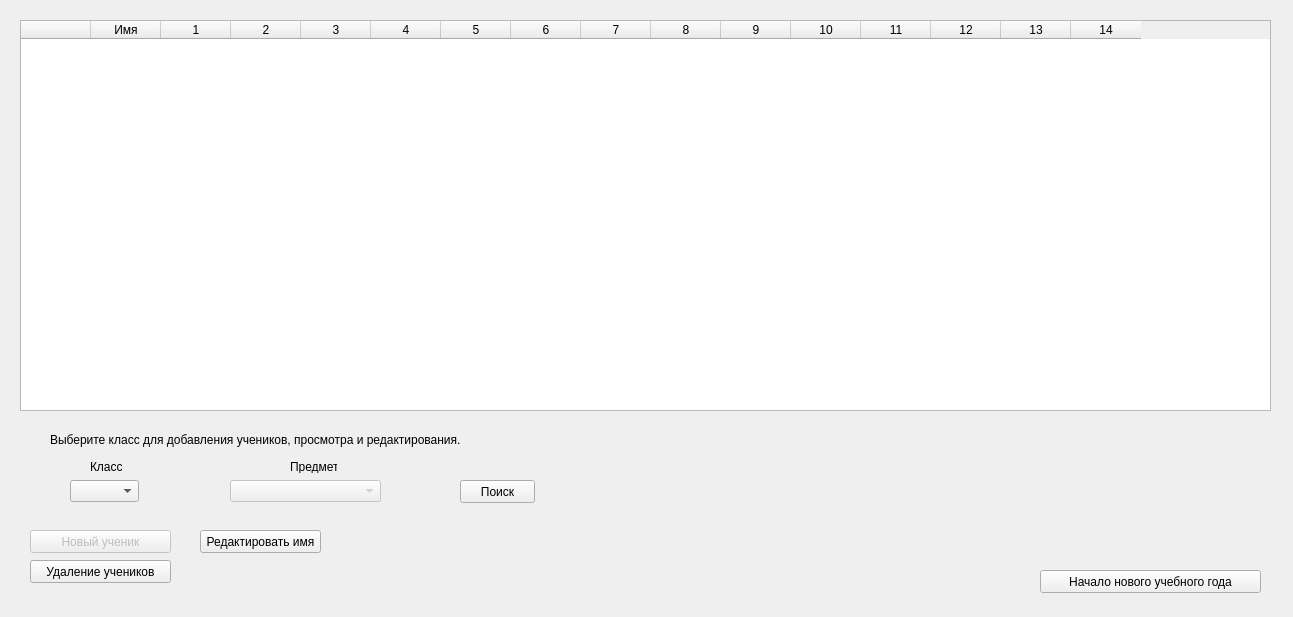
<?xml version="1.0" encoding="UTF-8"?>
<ui version="4.0">
 <class>Widget</class>
 <widget class="QWidget" name="Widget">
  <property name="geometry">
   <rect>
    <x>0</x>
    <y>0</y>
    <width>1293</width>
    <height>617</height>
   </rect>
  </property>
  <property name="sizePolicy">
   <sizepolicy hsizetype="Preferred" vsizetype="Preferred">
    <horstretch>0</horstretch>
    <verstretch>0</verstretch>
   </sizepolicy>
  </property>
  <property name="font">
   <font>
    <family>Segoe UI</family>
   </font>
  </property>
  <property name="windowTitle">
   <string>Журналы</string>
  </property>
  <widget class="QPushButton" name="pushButton">
   <property name="enabled">
    <bool>false</bool>
   </property>
   <property name="geometry">
    <rect>
     <x>30</x>
     <y>530</y>
     <width>141</width>
     <height>23</height>
    </rect>
   </property>
   <property name="text">
    <string>Новый ученик</string>
   </property>
   <property name="checkable">
    <bool>false</bool>
   </property>
  </widget>
  <widget class="QPushButton" name="pushButton_2">
   <property name="geometry">
    <rect>
     <x>30</x>
     <y>560</y>
     <width>141</width>
     <height>23</height>
    </rect>
   </property>
   <property name="text">
    <string>Удаление учеников</string>
   </property>
  </widget>
  <widget class="QLabel" name="label">
   <property name="geometry">
    <rect>
     <x>50</x>
     <y>430</y>
     <width>431</width>
     <height>20</height>
    </rect>
   </property>
   <property name="text">
    <string>Выберите класс для добавления учеников, просмотра и редактирования.</string>
   </property>
  </widget>
  <widget class="QComboBox" name="comboBox">
   <property name="geometry">
    <rect>
     <x>70</x>
     <y>480</y>
     <width>69</width>
     <height>22</height>
    </rect>
   </property>
   <property name="currentText">
    <string/>
   </property>
   <property name="currentIndex">
    <number>-1</number>
   </property>
   <item>
    <property name="text">
     <string>1</string>
    </property>
   </item>
   <item>
    <property name="text">
     <string>2</string>
    </property>
   </item>
   <item>
    <property name="text">
     <string>3</string>
    </property>
   </item>
   <item>
    <property name="text">
     <string>4</string>
    </property>
   </item>
   <item>
    <property name="text">
     <string>5</string>
    </property>
   </item>
   <item>
    <property name="text">
     <string>6</string>
    </property>
   </item>
   <item>
    <property name="text">
     <string>7</string>
    </property>
   </item>
   <item>
    <property name="text">
     <string>8</string>
    </property>
   </item>
   <item>
    <property name="text">
     <string>9</string>
    </property>
   </item>
   <item>
    <property name="text">
     <string>10</string>
    </property>
   </item>
   <item>
    <property name="text">
     <string>11</string>
    </property>
   </item>
  </widget>
  <widget class="QComboBox" name="comboBox_2">
   <property name="enabled">
    <bool>false</bool>
   </property>
   <property name="geometry">
    <rect>
     <x>230</x>
     <y>480</y>
     <width>151</width>
     <height>22</height>
    </rect>
   </property>
   <property name="insertPolicy">
    <enum>QComboBox::InsertAtBottom</enum>
   </property>
  </widget>
  <widget class="QPushButton" name="pushButton_3">
   <property name="geometry">
    <rect>
     <x>200</x>
     <y>530</y>
     <width>121</width>
     <height>23</height>
    </rect>
   </property>
   <property name="text">
    <string>Редактировать имя</string>
   </property>
  </widget>
  <widget class="QPushButton" name="pushButton_4">
   <property name="geometry">
    <rect>
     <x>460</x>
     <y>480</y>
     <width>75</width>
     <height>23</height>
    </rect>
   </property>
   <property name="text">
    <string>Поиск</string>
   </property>
  </widget>
  <widget class="QPushButton" name="pushButton_5">
   <property name="geometry">
    <rect>
     <x>1040</x>
     <y>570</y>
     <width>221</width>
     <height>23</height>
    </rect>
   </property>
   <property name="text">
    <string>Начало нового учебного года</string>
   </property>
  </widget>
  <widget class="QLabel" name="label_2">
   <property name="geometry">
    <rect>
     <x>90</x>
     <y>460</y>
     <width>47</width>
     <height>13</height>
    </rect>
   </property>
   <property name="text">
    <string>Класс</string>
   </property>
  </widget>
  <widget class="QLabel" name="label_3">
   <property name="geometry">
    <rect>
     <x>290</x>
     <y>460</y>
     <width>47</width>
     <height>13</height>
    </rect>
   </property>
   <property name="text">
    <string>Предмет</string>
   </property>
  </widget>
  <widget class="QTableWidget" name="tableWidget">
   <property name="enabled">
    <bool>true</bool>
   </property>
   <property name="geometry">
    <rect>
     <x>20</x>
     <y>20</y>
     <width>1251</width>
     <height>391</height>
    </rect>
   </property>
   <property name="sortingEnabled">
    <bool>false</bool>
   </property>
   <property name="rowCount">
    <number>0</number>
   </property>
   <property name="columnCount">
    <number>16</number>
   </property>
   <attribute name="horizontalHeaderVisible">
    <bool>true</bool>
   </attribute>
   <attribute name="horizontalHeaderDefaultSectionSize">
    <number>70</number>
   </attribute>
   <attribute name="verticalHeaderCascadingSectionResizes">
    <bool>false</bool>
   </attribute>
   <attribute name="verticalHeaderStretchLastSection">
    <bool>false</bool>
   </attribute>
   <column>
    <property name="text">
     <string/>
    </property>
   </column>
   <column>
    <property name="text">
     <string>Имя</string>
    </property>
   </column>
   <column>
    <property name="text">
     <string>1</string>
    </property>
   </column>
   <column>
    <property name="text">
     <string>2</string>
    </property>
   </column>
   <column>
    <property name="text">
     <string>3</string>
    </property>
   </column>
   <column>
    <property name="text">
     <string>4</string>
    </property>
   </column>
   <column>
    <property name="text">
     <string>5</string>
    </property>
   </column>
   <column>
    <property name="text">
     <string>6</string>
    </property>
   </column>
   <column>
    <property name="text">
     <string>7</string>
    </property>
   </column>
   <column>
    <property name="text">
     <string>8</string>
    </property>
   </column>
   <column>
    <property name="text">
     <string>9</string>
    </property>
   </column>
   <column>
    <property name="text">
     <string>10</string>
    </property>
   </column>
   <column>
    <property name="text">
     <string>11</string>
    </property>
   </column>
   <column>
    <property name="text">
     <string>12</string>
    </property>
   </column>
   <column>
    <property name="text">
     <string>13</string>
    </property>
   </column>
   <column>
    <property name="text">
     <string>14</string>
    </property>
   </column>
  </widget>
 </widget>
 <resources/>
 <connections/>
</ui>
